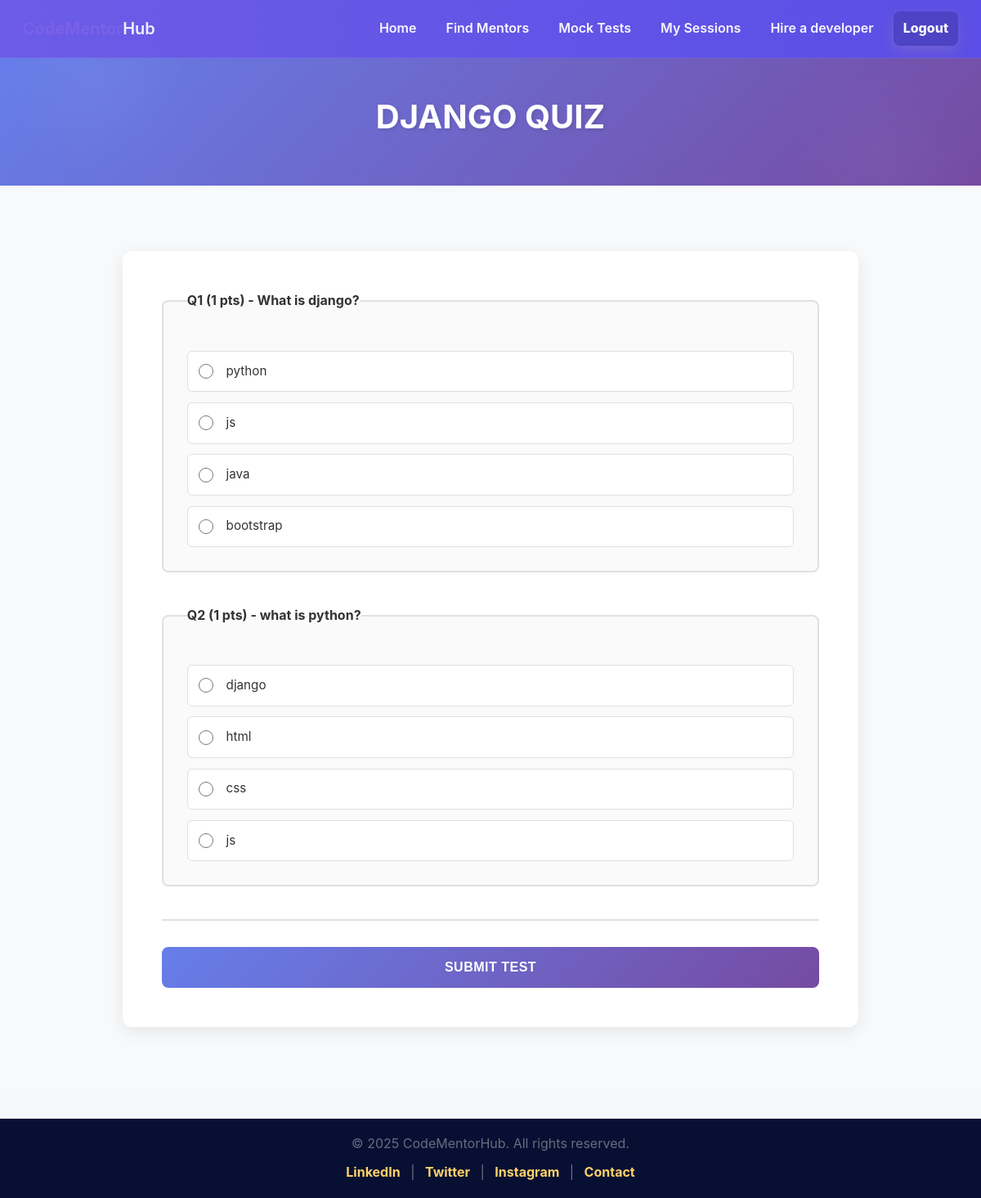
Screenshot of /quiz/4/ (signed in) with the database file from the repository.
### main/models.py (models this page shows, shortened)
class Category(models.Model):
    name = models.CharField(max_length=100, unique=True)
    description = models.TextField(blank=True)
    created_at = models.DateTimeField(auto_now_add=True)
    class Meta:
        ordering = ['name']

class Question(models.Model):
    category = models.ForeignKey(Category, on_delete=models.CASCADE, related_name='questions')
    text = models.TextField()
    marks = models.PositiveIntegerField(default=1)
    created_at = models.DateTimeField(auto_now_add=True)

class Option(models.Model):
    question = models.ForeignKey(Question, on_delete=models.CASCADE, related_name='options')
    text = models.CharField(max_length=500)
    is_correct = models.BooleanField(default=False)

### main/views.py (the view, shortened to what this page needs)
# urls.py: path('quiz/<int:category_id>/', views.take_test, name='take_test'),
@login_required
def take_test(request, category_id):
    category = get_object_or_404(Category, id=category_id)
    questions = category.questions.prefetch_related('options').all()
    return render(request, 'quiz/take_test.html', {'category': category, 'questions': questions})

### templates/quiz/take_test.html (shortened to what this page needs)
<!doctype html>
{% load static %}
<html lang="en">
<head>
  <link rel="stylesheet" href="{% static 'css/home.css' %}">
  <link rel="stylesheet" href="{% static 'css/user_theme.css' %}">
</head>
<body>
  {% include 'partials/header.html' %}
  <section class="test-hero">
    <div class="test-container">
      <h1>{{ category.name }}</h1>
    </div>
  </section>
  <section class="test-form-section">
    <div class="form-wrapper">
      <form method="post">
        {% for q in questions %}
          <fieldset class="question-block">
            <legend>Q{{ forloop.counter }} ({{ q.marks }} pts) - {{ q.text }}</legend>
            <div class="options">
              {% for opt in q.options.all %}
                <label class="option-row">
                  <input type="radio" name="q_{{ q.id }}" value="{{ opt.id }}"> <span>{{ opt.text }}</span>
                </label>
              {% endfor %}
            </div>
          </fieldset>
        {% endfor %}
        <div class="form-submit">
          <button type="submit">Submit Test</button>
        </div>
      </form>
    </div>
  </section>
  {% include 'partials/footer.html' %}
</body>
</html>

### main/static/css/home.css (style rules this page uses)
* { box-sizing:border-box;margin:0;padding:0 }
html,body { height:100% }
body { font-family: "Segoe UI", Tahoma, Geneva, Verdana, sans-serif; background:linear-gradient(180deg,var(--bg) 0%, #ffffff 100%); color:#0f172a; line-height:1.6; -webkit-font-smoothing:antialiased; -moz-osx-font-smoothing:grayscale; }

### static/css/user_theme.css (style rules this page uses)
:root { --cmh-primary: #6C5CE7; --cmh-accent: #00B894; --cmh-bg: #F7F8FC; --cmh-surface: #FFFFFF; --cmh-text: #1F2937; --cmh-muted: #6B7280; --cmh-danger: #FF6B6B; --cmh-radius: 10px; }
* { box-sizing:border-box }
html,body { height:100%;margin:0;padding:0;font-family:Inter,Segoe UI,Roboto,Helvetica,Arial,sans-serif;background:var(--cmh-bg);color:var(--cmh-text);-webkit-font-smoothing:antialiased }

### templates/quiz/take_test.html (style rules this page uses)
.test-container { max-width: 900px; margin: 0 auto; padding: 0 2rem; }
.test-hero { background: radial-gradient(circle at 10% 20%, rgba(255,255,255,0.04), transparent 10%), radial-gradient(circle at 90% 80%, rgba(255,255,255,0.03), transparent 10%), linear-gradient(135deg, #667eea 0%, #764ba2 100%); color: white; padding: 3rem 2rem; text-align: center; display: flex; align-items: center; justify-content: center; }
.test-hero h1 { font-size: 2.5rem; margin-bottom: 0.8rem; font-weight: 700; line-height: 1.2; text-shadow: 2px 2px 4px rgba(0, 0, 0, 0.1); }
.test-form-section { padding: 5rem 2rem; background-color: #f8f9fa; min-height: calc(100vh - 300px); }
.form-wrapper { background-color: white; padding: 3rem; border-radius: 12px; box-shadow: 0 6px 20px rgba(0, 0, 0, 0.08); max-width: 900px; margin: 0 auto; }
.question-block { margin-bottom: 2.5rem; padding: 1.8rem; background-color: #fafafa; border: 2px solid #e0e0e0; border-radius: 8px; transition: all 0.3s ease; }
.question-block legend { font-size: 1rem; font-weight: 700; color: #333; margin-bottom: 1.2rem; display: block; }
.options { display: flex; flex-direction: column; gap: 0.8rem; }
.option-row { display: flex; align-items: center; padding: 0.8rem; border-radius: 6px; cursor: pointer; transition: all 0.2s ease; background-color: white; border: 1px solid #e0e0e0; }
.option-row input[type="radio"] { margin-right: 1rem; cursor: pointer; width: 18px; height: 18px; }
.option-row span { color: #333; font-size: 0.95rem; line-height: 1.5; flex: 1; }
.form-submit { display: flex; gap: 1rem; margin-top: 2.5rem; padding-top: 2rem; border-top: 2px solid #e0e0e0; }
.form-submit button { flex: 1; background: linear-gradient(135deg, #667eea 0%, #764ba2 100%); color: white; padding: 1rem; border: none; border-radius: 8px; font-size: 1rem; font-weight: 700; cursor: pointer; transition: all 0.3s ease; text-transform: uppercase; letter-spacing: 0.5px; }

### rows the page displays
Category: name "DJANGO QUIZ"
Question: marks "1", text "What is django?"
Option: text "python"
Option: text "js"
Option: text "java"
Option: text "bootstrap"
Question: marks "1", text "what is python?"
Option: text "django"
Option: text "html"
Option: text "css"
Option: text "js"
